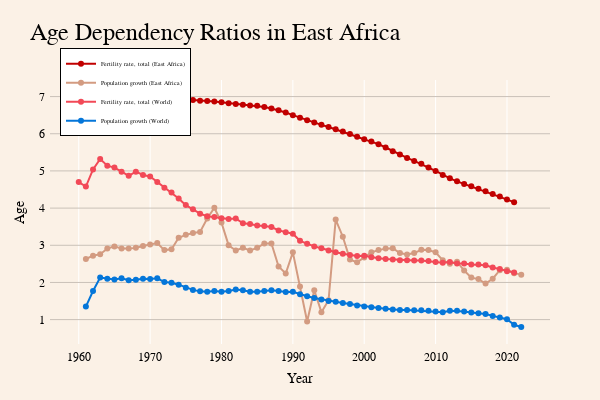

Here is the notebook cell this chart was saved with:
### Code cell
# Extract the required columns
columns = ['Year','Fertility rate, total (births per woman)', 'Population growth (annual %)']
df_selected = df[columns]
# Group the data by year and calculate the mean values
df_grouped = df_selected.groupby('Year').mean().round(2).reset_index()
# Extract Required Columns from World Data
cols=['Fertility rate, total (births per woman) (World)','Population growth (annual %) (World)']
df_world_columns=world_data[cols]
# print(df_world_columns)
# Mege with Worldwide Data
merged_df = pd.merge(df_grouped, world_data[['Year', 'Fertility rate, total (births per woman) (World)', 'Population growth (annual %) (World)']],on='Year', how='outer')

# Rename columns to match the desired format
merged_df.rename(columns={
    'Fertility rate, total (births per woman)': 'Fertility rate, total (East Africa)',
    'Population growth (annual %)': 'Population growth (East Africa)',
    'Age dependency ratio, young (% of working-age population)': 'Age dependency ratio, young (East Africa)',
    'Fertility rate, total (births per woman) (World)': 'Fertility rate, total (World)',
    'Population growth (annual %) (World)':'Population growth (World)',
}, inplace=True)
columns=merged_df.columns
colors = ['#C10000', '#d39b81','#F24957','#0476D9','#75A3BF','#88DFF2']
create_line_chart(merged_df,'Population Growth and',columns[1:],colors,'lines+markers')

### Figure 1 — Plotly figure (JSON) as saved in the notebook; plotly's stock layout.template omitted (floating-point values rounded to 4 significant figures)
{"data": [{"line": {"color": "#C10000", "width": 2}, "mode": "lines+markers", "name": "Fertility rate, total (East Africa)", "type": "scatter", "x": [1960, 1961, 1962, 1963, 1964, 1965, 1966, 1967, 1968, 1969, 1970, 1971, 1972, 1973, 1974, 1975, 1976, 1977, 1978, 1979, 1980, 1981, 1982, 1983, 1984, 1985, 1986, 1987, 1988, 1989, 1990, 1991, 1992, 1993, 1994, 1995, 1996, 1997, 1998, 1999, 2000, 2001, 2002, 2003, 2004, 2005, 2006, 2007, 2008, 2009, 2010, 2011, 2012, 2013, 2014, 2015, 2016, 2017, 2018, 2019, 2020, 2021, 2022], "y": [6.83, 6.84, 6.89, 6.93, 6.94, 6.95, 6.96, 6.96, 6.98, 6.98, 6.99, 6.98, 6.97, 6.95, 6.94, 6.92, 6.91, 6.89, 6.88, 6.87, 6.85, 6.82, 6.8, 6.78, 6.76, 6.75, 6.72, 6.68, 6.63, 6.57, 6.5, 6.43, 6.36, 6.3, 6.24, 6.18, 6.12, 6.06, 5.99, 5.92, 5.85, 5.79, 5.72, 5.63, 5.53, 5.44, 5.35, 5.27, 5.19, 5.09, 5, 4.89, 4.8, 4.72, 4.65, 4.59, 4.52, 4.45, 4.38, 4.31, 4.23, 4.16, null]}, {"line": {"color": "#d39b81", "width": 2}, "mode": "lines+markers", "name": "Population growth (East Africa)", "type": "scatter", "x": [1960, 1961, 1962, 1963, 1964, 1965, 1966, 1967, 1968, 1969, 1970, 1971, 1972, 1973, 1974, 1975, 1976, 1977, 1978, 1979, 1980, 1981, 1982, 1983, 1984, 1985, 1986, 1987, 1988, 1989, 1990, 1991, 1992, 1993, 1994, 1995, 1996, 1997, 1998, 1999, 2000, 2001, 2002, 2003, 2004, 2005, 2006, 2007, 2008, 2009, 2010, 2011, 2012, 2013, 2014, 2015, 2016, 2017, 2018, 2019, 2020, 2021, 2022], "y": [null, 2.63, 2.72, 2.76, 2.91, 2.97, 2.91, 2.91, 2.93, 2.98, 3.02, 3.06, 2.87, 2.89, 3.2, 3.28, 3.33, 3.36, 3.72, 4.01, 3.61, 3, 2.86, 2.93, 2.86, 2.93, 3.05, 3.05, 2.43, 2.24, 2.81, 1.89, 0.95, 1.79, 1.2, 1.52, 3.69, 3.23, 2.62, 2.54, 2.67, 2.81, 2.87, 2.91, 2.92, 2.79, 2.75, 2.79, 2.88, 2.87, 2.81, 2.6, 2.5, 2.56, 2.32, 2.13, 2.09, 1.97, 2.1, 2.33, 2.34, 2.25, 2.21]}, {"line": {"color": "#F24957", "width": 2}, "mode": "lines+markers", "name": "Fertility rate, total (World)", "type": "scatter", "x": [1960, 1961, 1962, 1963, 1964, 1965, 1966, 1967, 1968, 1969, 1970, 1971, 1972, 1973, 1974, 1975, 1976, 1977, 1978, 1979, 1980, 1981, 1982, 1983, 1984, 1985, 1986, 1987, 1988, 1989, 1990, 1991, 1992, 1993, 1994, 1995, 1996, 1997, 1998, 1999, 2000, 2001, 2002, 2003, 2004, 2005, 2006, 2007, 2008, 2009, 2010, 2011, 2012, 2013, 2014, 2015, 2016, 2017, 2018, 2019, 2020, 2021, 2022], "y": [4.7, 4.58, 5.04, 5.32, 5.14, 5.09, 4.98, 4.87, 4.98, 4.89, 4.85, 4.7, 4.55, 4.42, 4.26, 4.08, 3.97, 3.85, 3.78, 3.76, 3.73, 3.71, 3.72, 3.59, 3.57, 3.53, 3.52, 3.49, 3.4, 3.35, 3.31, 3.12, 3.04, 2.97, 2.92, 2.86, 2.81, 2.77, 2.74, 2.71, 2.72, 2.68, 2.65, 2.63, 2.62, 2.6, 2.6, 2.59, 2.59, 2.58, 2.55, 2.53, 2.55, 2.51, 2.51, 2.48, 2.48, 2.46, 2.4, 2.36, 2.3, 2.27, null]}, {"line": {"color": "#0476D9", "width": 2}, "mode": "lines+markers", "name": "Population growth (World)", "type": "scatter", "x": [1960, 1961, 1962, 1963, 1964, 1965, 1966, 1967, 1968, 1969, 1970, 1971, 1972, 1973, 1974, 1975, 1976, 1977, 1978, 1979, 1980, 1981, 1982, 1983, 1984, 1985, 1986, 1987, 1988, 1989, 1990, 1991, 1992, 1993, 1994, 1995, 1996, 1997, 1998, 1999, 2000, 2001, 2002, 2003, 2004, 2005, 2006, 2007, 2008, 2009, 2010, 2011, 2012, 2013, 2014, 2015, 2016, 2017, 2018, 2019, 2020, 2021, 2022], "y": [null, 1.35, 1.77, 2.13, 2.1, 2.08, 2.11, 2.06, 2.07, 2.1, 2.09, 2.11, 2.01, 1.99, 1.94, 1.86, 1.8, 1.76, 1.75, 1.77, 1.75, 1.77, 1.81, 1.79, 1.75, 1.75, 1.77, 1.79, 1.77, 1.74, 1.75, 1.68, 1.63, 1.58, 1.54, 1.5, 1.48, 1.45, 1.42, 1.38, 1.35, 1.33, 1.31, 1.29, 1.27, 1.26, 1.26, 1.25, 1.25, 1.24, 1.22, 1.2, 1.24, 1.24, 1.22, 1.19, 1.17, 1.15, 1.1, 1.06, 1.01, 0.86, 0.8]}], "layout": {"autosize": false, "font": {"color": "black", "family": "Poppins", "size": 12}, "height": 400, "legend": {"bgcolor": "#ffffff", "bordercolor": "#000000", "borderwidth": 1, "font": {"size": 6}, "itemclick": "toggle", "itemdoubleclick": "toggleothers", "tracegroupgap": 10, "traceorder": "normal", "x": 0.02, "xanchor": "left", "y": 1.12, "yanchor": "top"}, "margin": {"b": 50, "l": 50, "pad": 4, "r": 50, "t": 80}, "paper_bgcolor": "#fbf1e6", "plot_bgcolor": "#fbf1e6", "title": {"font": {"color": "#000000", "size": 24}, "text": "Age Dependency Ratios in East Africa"}, "width": 600, "xaxis": {"showgrid": true, "title": {"text": "Year"}}, "yaxis": {"gridcolor": "#c9c1b8", "showgrid": true, "title": {"text": "Age"}}}}
